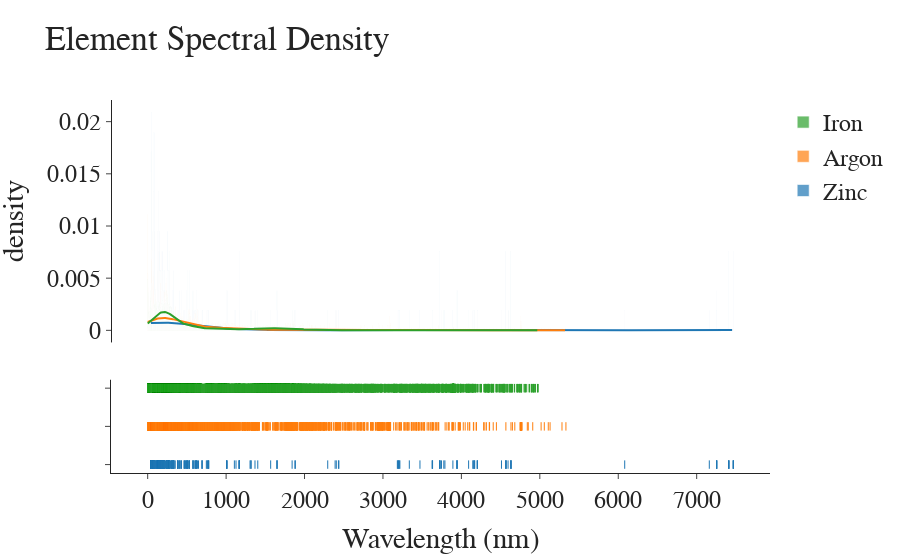

The notebook cell this image was saved under:
### Code cell
import spectraldb.spectraldensity as sd
reload(sd)
import spectraldb.spectraldensity as sd

sd.spectral_density(["Zinc", "Argon", "Iron"])

### Figure 1 — Plotly figure (JSON) as saved in the notebook; plotly's stock layout.template omitted (floating-point values rounded to 4 significant figures; data arrays with more than 128 entries replaced by an {"elided": "..."} marker saying what was removed)
{"data": [{"autobinx": false, "histnorm": "probability density", "legendgroup": "Zinc", "marker": {"color": "rgb(31, 119, 180)"}, "name": "Zinc", "opacity": 0.7, "type": "histogram", "x": {"elided": "526 float values"}, "xaxis": "x", "xbins": {"end": 7467.0, "size": 1, "start": 41.27}, "yaxis": "y"}, {"autobinx": false, "histnorm": "probability density", "legendgroup": "Argon", "marker": {"color": "rgb(255, 127, 14)"}, "name": "Argon", "opacity": 0.7, "type": "histogram", "x": {"elided": "4411 float values"}, "xaxis": "x", "xbins": {"end": 5333.0, "size": 1, "start": 0.3137}, "yaxis": "y"}, {"autobinx": false, "histnorm": "probability density", "legendgroup": "Iron", "marker": {"color": "rgb(44, 160, 44)"}, "name": "Iron", "opacity": 0.7, "type": "histogram", "x": {"elided": "31111 float values"}, "xaxis": "x", "xbins": {"end": 4978.0, "size": 1, "start": 1.012}, "yaxis": "y"}, {"legendgroup": "Zinc", "marker": {"color": "rgb(31, 119, 180)"}, "mode": "lines", "name": "Zinc", "showlegend": false, "type": "scatter", "x": {"elided": "500 float values"}, "xaxis": "x", "y": {"elided": "500 float values"}, "yaxis": "y"}, {"legendgroup": "Argon", "marker": {"color": "rgb(255, 127, 14)"}, "mode": "lines", "name": "Argon", "showlegend": false, "type": "scatter", "x": {"elided": "500 float values"}, "xaxis": "x", "y": {"elided": "500 float values"}, "yaxis": "y"}, {"legendgroup": "Iron", "marker": {"color": "rgb(44, 160, 44)"}, "mode": "lines", "name": "Iron", "showlegend": false, "type": "scatter", "x": {"elided": "500 float values"}, "xaxis": "x", "y": {"elided": "500 float values"}, "yaxis": "y"}, {"legendgroup": "Zinc", "marker": {"color": "rgb(31, 119, 180)", "symbol": "line-ns-open"}, "mode": "markers", "name": "Zinc", "showlegend": false, "type": "scatter", "x": {"elided": "526 float values"}, "xaxis": "x", "y": {"elided": "526 str values"}, "yaxis": "y2"}, {"legendgroup": "Argon", "marker": {"color": "rgb(255, 127, 14)", "symbol": "line-ns-open"}, "mode": "markers", "name": "Argon", "showlegend": false, "type": "scatter", "x": {"elided": "4411 float values"}, "xaxis": "x", "y": {"elided": "4411 str values"}, "yaxis": "y2"}, {"legendgroup": "Iron", "marker": {"color": "rgb(44, 160, 44)", "symbol": "line-ns-open"}, "mode": "markers", "name": "Iron", "showlegend": false, "type": "scatter", "x": {"elided": "31111 float values"}, "xaxis": "x", "y": {"elided": "31111 str values"}, "yaxis": "y2"}], "layout": {"barmode": "overlay", "font": {"family": "Times New Roman", "size": 24}, "hovermode": "closest", "legend": {"traceorder": "reversed"}, "title": {"text": "Element Spectral Density"}, "xaxis": {"anchor": "y2", "automargin": true, "domain": [0, 1], "title": {"text": "Wavelength (nm)"}, "zeroline": false}, "yaxis": {"anchor": "free", "automargin": true, "domain": [0.35, 1], "position": 0, "title": {"text": "density"}}, "yaxis2": {"anchor": "x", "domain": [0, 0.25], "dtick": 1, "showticklabels": false}}}
